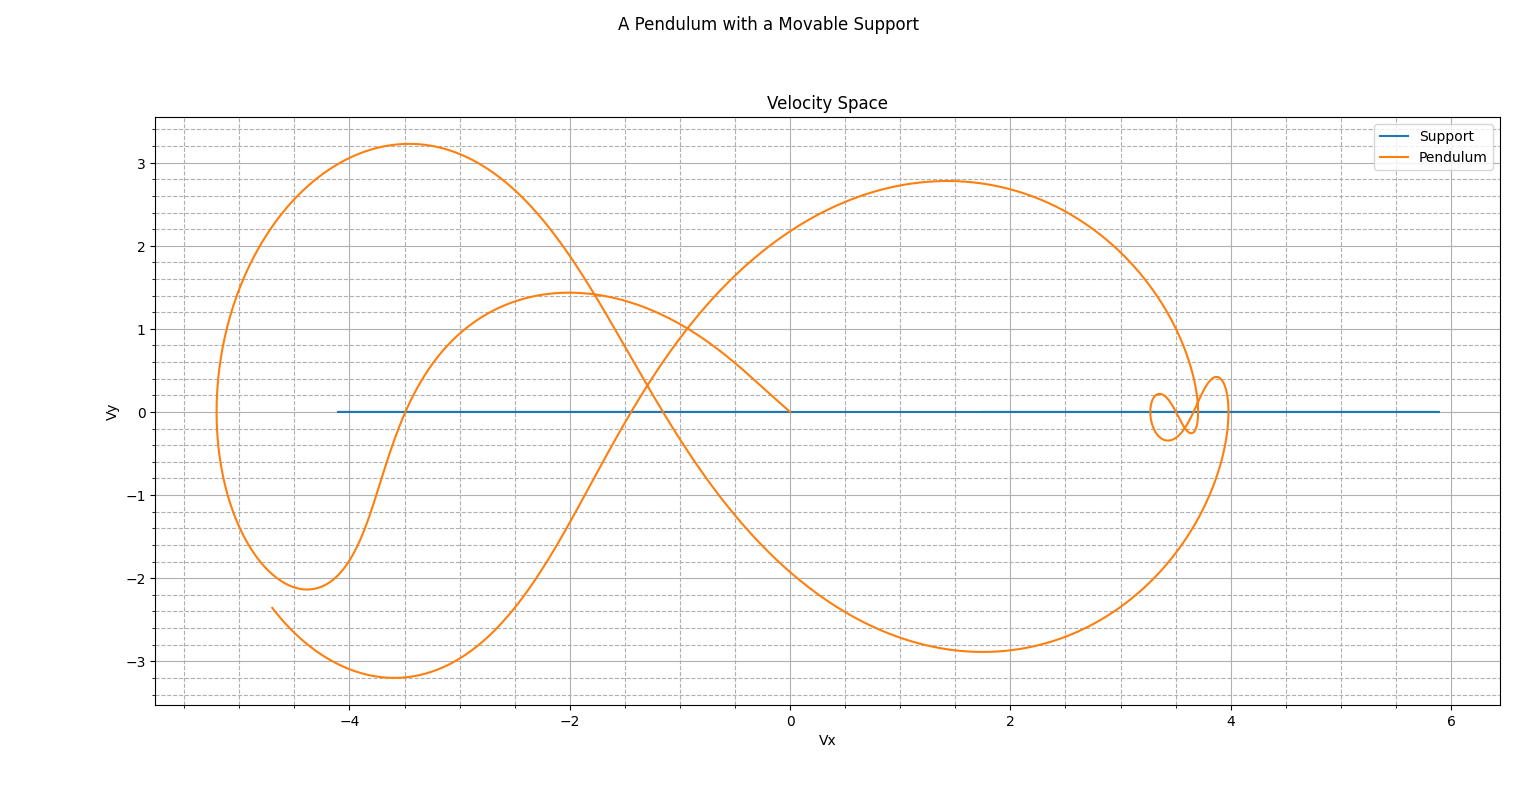

Here is the Python script that generated this plot:
"""
Importing Necessary Libraries to Simulate the Motion of a Simple Pendulum with a Movable Support
"""
import matplotlib.pyplot as plt  
import numpy as np


"""
Defining Constants, Step-size, Initial Conditions, Independent Variable
"""
m1, m2 = 5, 8
l, k, g = 2, 50, 9.8
t0, tf, n = 0, 5, 10000
h = (tf -t0)/n
S0 = np.array([2.25, 0.21, 0, 0])
t = np.linspace(t0,tf,n+1)
S= np.array((n+1)*[S0])


""""
Defining the coupled system of 4 first order ODEs
which is equivalent to the coupled system of 2 second order ODEs(Euler-Lagrange Equations)
"""
def dS_dt(S,t):
    x, phi, v, w = S 
    dx_dt = v
    dphi_dt = w
    dv_dt = ((m2*g*np.sin(phi)*np.cos(phi)) + (m2*l*w*w*np.sin(phi)) - (k*x)) / (m1 + m2*(np.sin(phi)**2))
    dw_dt = np.cos(phi)*(((g*np.tan(phi)*(m1+m2)) + (m2*l*w*w*np.sin(phi)) - (k*x)) / ((m2*l*np.cos(phi)**2) - ((m1+m2)*l)))
    return np.array([dx_dt, dphi_dt, dv_dt, dw_dt])


"""
Applying Runge-Kutta Fourth Order Method because
1. Local Truncation Error in RK45/EM = h^5/h^2 = 10^(-15)/10^(-6)
2. Global Truncation Error in RK45/EM = h^4/h = 10^(-12)/10^(-3)
"""
def rk45(f, n):
    for i in range(n):
        k1 = h * f(S[i], t[i])    
        k2 = h * f(S[i] + 0.5 * k1, t[i] + 0.5*h)
        k3 = h * f(S[i] + 0.5 * k2, t[i] + 0.5*h)
        k4 = h * f(S[i] + k3, t[i] + h)
        S[i+1] = S[i] + (k1 + 2*(k2 + k3 ) + k4) / 6
    return S, t


"""
Calling rk45 to get dependent variables
"""
S,t=rk45(dS_dt,n)
x, phi, v, w = S.T[0],S.T[1],S.T[2],S.T[3]
x1, y1 = v, np.zeros(n+1)  
x2, y2 = v + l*w*np.cos(phi), l*w*np.sin(phi)


"""
Plotting the Velocity Space
"""
fig = plt.figure()
ax = fig.add_subplot()
ax.plot(x1, y1, label="Support")
ax.plot(x2, y2, label="Pendulum")
ax.set_xlabel("Vx")
ax.set_ylabel("Vy")
ax.set_title("Velocity Space")
ax.grid(which="major")
ax.grid(which="minor", linestyle="--")
ax.minorticks_on()
ax.legend()
fig.suptitle("A Pendulum with a Movable Support")
fig.tight_layout()
plt.show()
